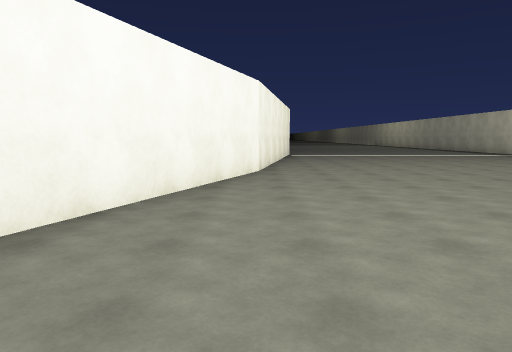
[1] (above)

16 first-person views from a walk through a scene from a Unity 3-D project. The camera is 1.5 m above the floor, tilts 6° down and sees 70° across. The floor is counted in squares, 2 m on a side. Each view is taken from the middle of a square. On the plan, view 1 faces up. The plan holds only what a view shows up to about 11 squares ahead; the rest is blank. The place goes on beyond the plan. Surface patterns are stand-ins for the level's own textures.

[2]
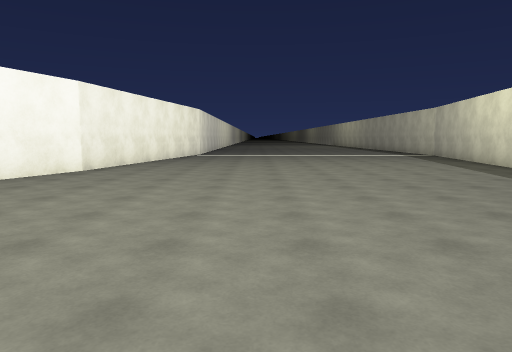

[3]
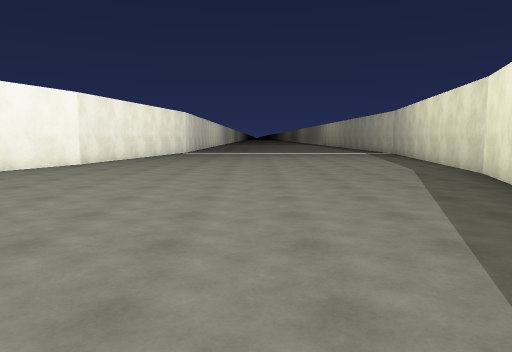

[4]
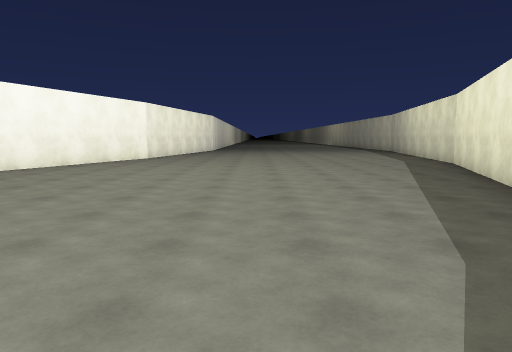

[5]
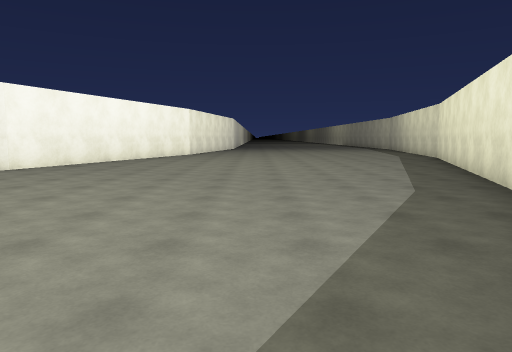

[6]
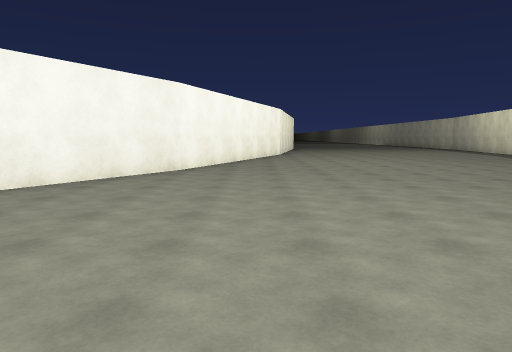

[7]
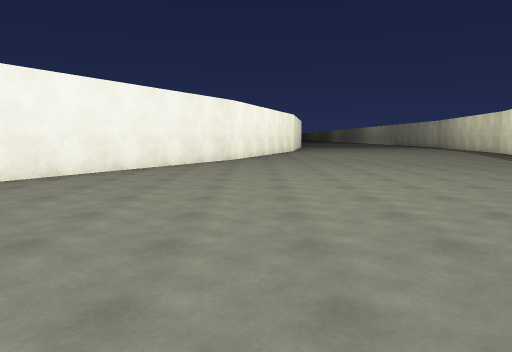

[8]
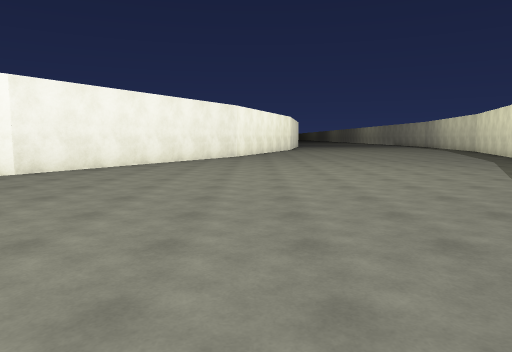

[9]
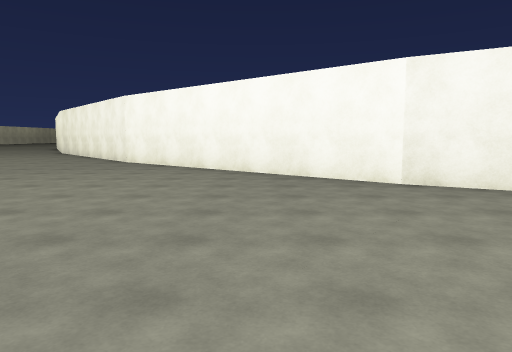

[10]
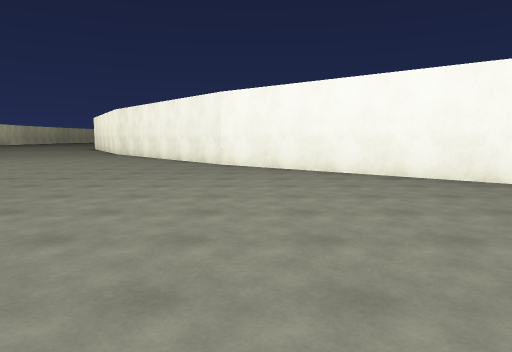

[11]
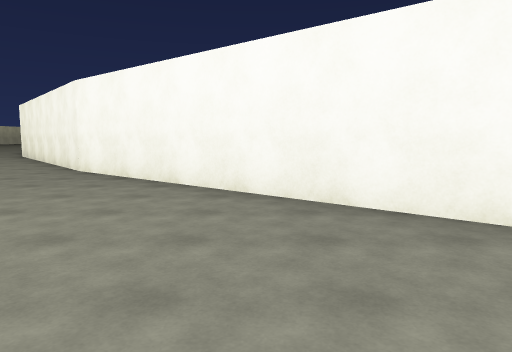

[12]
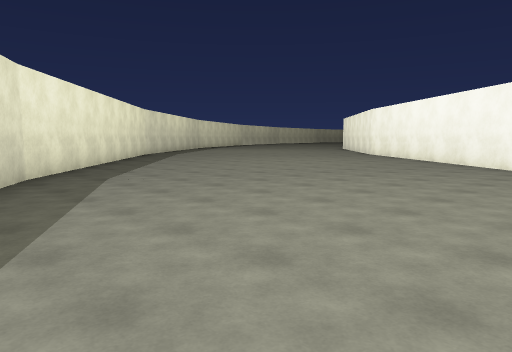

[13]
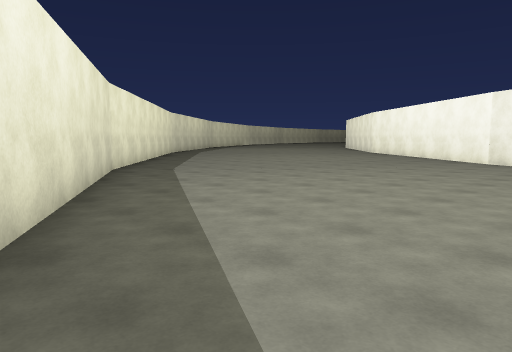

[14]
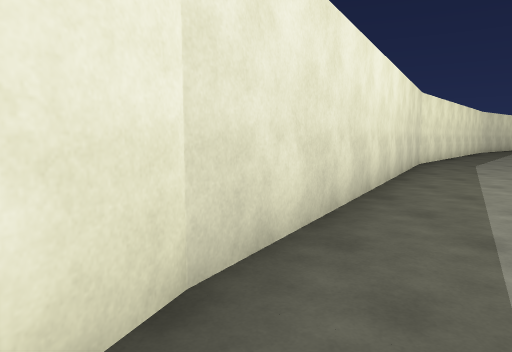

[15]
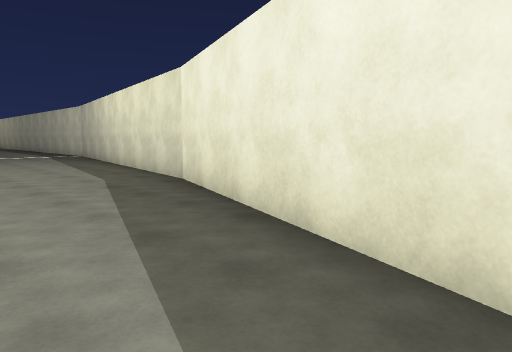

[16]
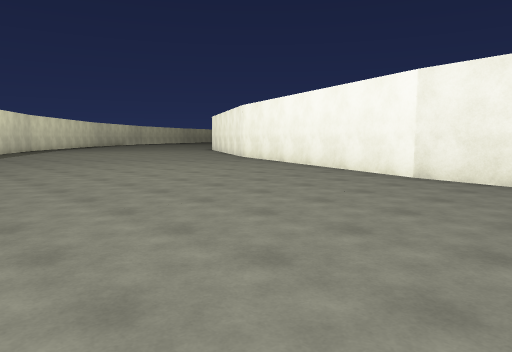

### Floor plan
Points are (right, up) in squares from view 1. A wall is a line through its corners. A room is listed if a view was taken in it or the views show most of it. See-through windows are left out.
Room 1 (views 1, 2, 3, 4, 5, 6, 7, 8, 9, 10, 11, 12, 13, 14, 15, 16)
walls: (-2.7, 0.5) (-6.9, -6.7); (6.3, -3.8) (9.8, 5.7); (-6.8, -6.5) (-12.2, -13); (0.1, 8.3) (-2.8, 0.4); (1.3, -12.5) (6.4, -3.7); (9.8, 5.6) (10.7, 11.1); (-0.4, -14.5) (1.3, -12.4); (0.6, 11.1) (0.1, 8.2); (-12.1, -12.9) (-14, -14.5)

Positions as (right, up) in squares from view 1, and headings:
1: (0, 0), facing up
2: (4, 0), facing up
3: (5, -2), facing up
4: (4, -5), facing up
5: (3, -8), facing up
6: (-1, -8), facing up
7: (-2, -12), facing up
8: (-2, -14), facing up
9: (-1, -9), facing left
10: (-2, -12), facing left
11: (-4, -9), facing left
12: (3, -5), facing down-left
13: (5, -4), facing down-left
14: (6, -2), facing down
15: (6, 0), facing up-right
16: (7, 11), facing down-left
